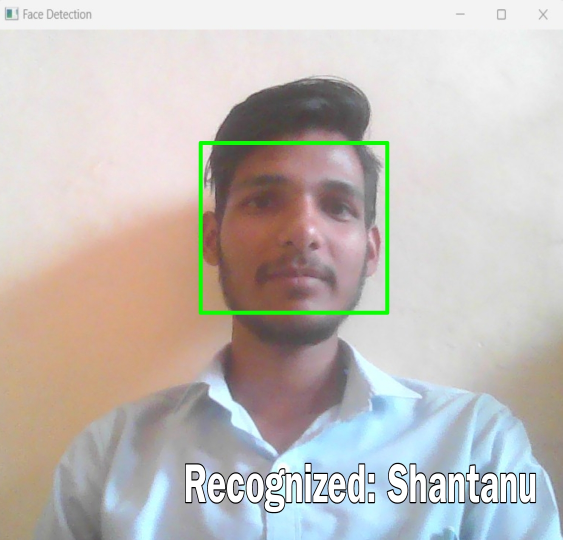
#> input picture FACE DETECTION/IMG-20231104-WA0009 (2).jpg, 1125 x 1080 px, given in place of the camera (shown at 1/2 size)
$ python dataset.py
#> lines starting #> are read from the running program, lines starting #| are printed output that depends on the picture; after the words box and inside, x2 and y2 are one past the last pixel; in counts of white or black regions, pixels touching at a corner belong together
import cv2
import numpy as np

face_classifier = cv2.CascadeClassifier("haar_face.xml")

def face_extractor(img):

    gray = cv2.cvtColor(img, cv2.COLOR_BGR2GRAY)
    face = face_classifier.detectMultiScale(gray,1.3,5)

    if len(face) == 0:
      return None

    for(x,y,w,h) in face:
        cropped_face = img[y:y+h, x:x+w]

    return cropped_face

cap = cv2.VideoCapture(0)
count = 0

while True:
    ret, frame = cap.read()
#> frame is the input picture: shape (1080, 1125, 3); mean B, G, R 184.9, 189.6, 194.9
    faces = face_classifier.detectMultiScale(frame, scaleFactor=1.3, minNeighbors=5)
#> faces = [[413, 254, 384, 384]]

    if len(faces) > 0:
        count = count + 1
        for (x, y, w, h) in faces:
            cropped_face = frame[y:y+h, x:x+w]
            face = cv2.resize(cropped_face, (200, 200))
            face = cv2.cvtColor(face, cv2.COLOR_BGR2GRAY)

            file_name_path = r"C:\Users\hiii\OneDrive\Desktop\face detection\dataset\\" + str(count) + '.jpg'
            cv2.imwrite(file_name_path, face)

            cv2.putText(frame, str(count), (50, 50), cv2.FONT_HERSHEY_COMPLEX, 1, (0, 255, 0), 2)
            cv2.imshow('Face Cropper', face)
#> this loop made 1 pass
#> pass 1, `cropped_face = frame[y:y+h, x:x+w]`:
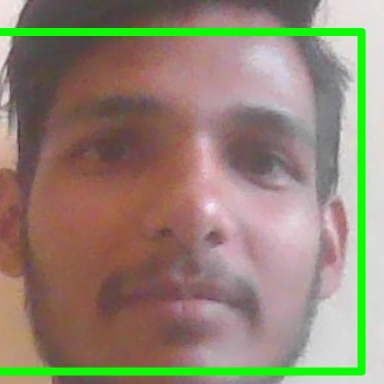
#> cropped_face: shape (384, 384, 3); mean B, G, R 116.4, 134.1, 147.1
#> pass 1, `face = cv2.cvtColor(face, cv2.COLOR_BGR2GRAY)`:
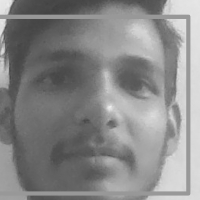
#> face: shape (200, 200); min 64, max 239, mean 135.9
#> after the loop: frame: shape (1080, 1125, 3); 0.01% of pixels changed, all inside (x1, y1, x2, y2) = (55, 28, 67, 52)

    else:
        print("Face not found")

    if cv2.waitKey(1) == 13 or count == 100:
#> (key Esc is pressed here)
        break

cap.release()
cv2.destroyAllWindows()
print("Dataset collection completed.")
